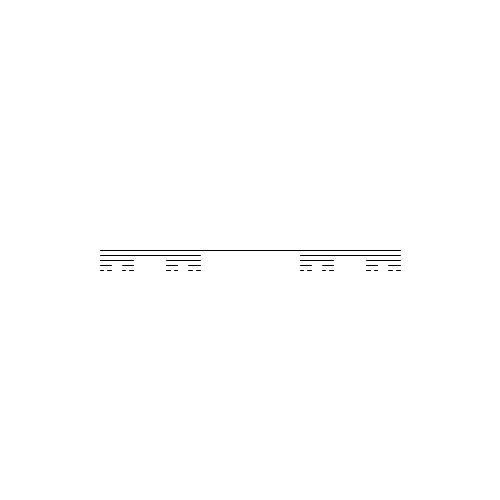
Frame 1 (no input)
Frame 60 (the mouse pressed at the canvas centre just before this capture): identical to frame 1, image omitted
Frame 120 (the mouse held since frame 60 and released just before this capture): identical to frame 1, image omitted

The Processing sketch that drew this single still picture (run headless with seeded random() and noise(); from frame 60 on, the mouse is pressed at the canvas centre):

// Processing sketch: cantorRules
// ── cantorRules.pde
void setup() {
  size(500, 500);
  noFill();
}

void draw() {
  background(255);
  odcinek(100, 400, height/2);
}

void odcinek(float poczatek, float koniec, int y) {
  if(koniec - poczatek >= 3) { 
    float dlugosc = koniec - poczatek;
    line(poczatek, y , koniec, y);
    odcinek(poczatek, poczatek + dlugosc/3, y + 5);
    odcinek(koniec - dlugosc/3, koniec, y + 5);
  }
}
